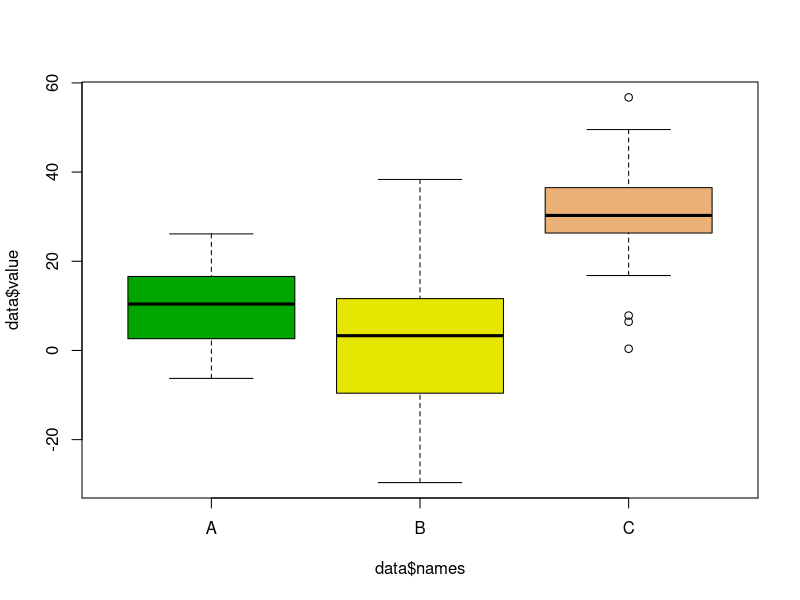

Generate this figure with R: (Note: this script raises an error after producing the figure.)
## ---- chunk 1
knitr::opts_chunk$set( warning=FALSE, message=FALSE)
## ---- chunk 2
# Create data
names <- c(rep("A", 80) , rep("B", 50) , rep("C", 70))
value <- c( rnorm(80 , mean=10 , sd=9) , rnorm(50 , mean=2 , sd=15) , rnorm(70 , mean=30 , sd=10) )
data <- data.frame(names,value)
 
# Basic boxplot
boxplot(data$value ~ data$names , col=terrain.colors(4) )
 
# Add data points
mylevels <- levels(data$names)
levelProportions <- summary(data$names)/nrow(data)
for(i in 1:length(mylevels)){
 
  thislevel <- mylevels[i]
  thisvalues <- data[data$names==thislevel, "value"]
   
  # take the x-axis indices and add a jitter, proportional to the N in each level
  myjitter <- jitter(rep(i, length(thisvalues)), amount=levelProportions[i]/2)
  points(myjitter, thisvalues, pch=20, col=rgb(0,0,0,.9)) 
   
}
## ---- chunk 3
htmltools::includeHTML("htmlChunkRelatedDistribution.html")
